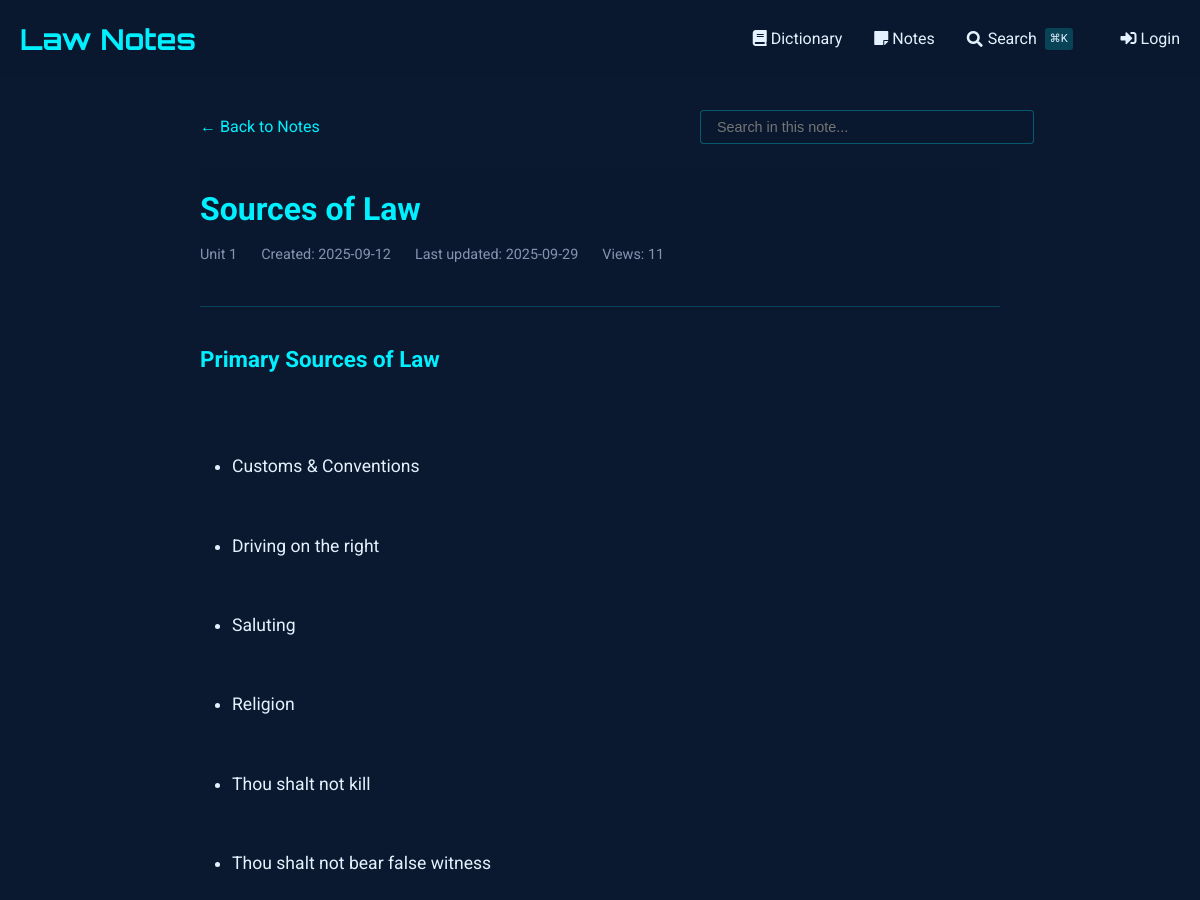
/notes/view/2 (upper part), run on an earlier commit of the app's database.
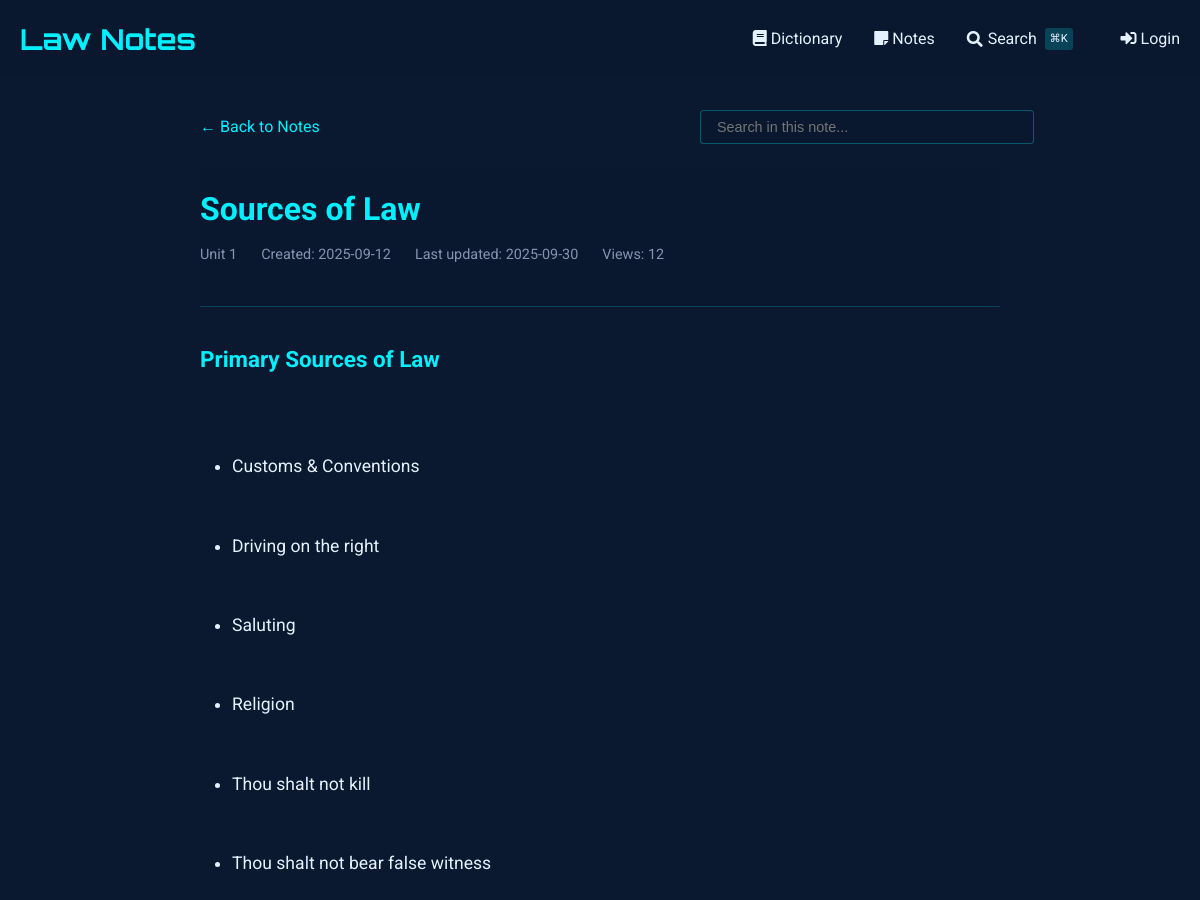
And on a later commit of the database.
### tables this page shows
CREATE TABLE notes (
    id INTEGER PRIMARY KEY AUTOINCREMENT,
    title TEXT NOT NULL,                -- short title for the note
    content TEXT NOT NULL,              -- the full note text
    unit_number INTEGER,                -- optional: to group with course units
    tags TEXT,                          -- comma-separated or JSON for filtering/search
    related_entries TEXT,               -- store glossary ids (e.g., "1,4,5") for cross-linking
    created_at TIMESTAMP DEFAULT CURRENT_TIMESTAMP,
    last_updated TIMESTAMP DEFAULT CURRENT_TIMESTAMP,
    views INTEGER DEFAULT 0,            -- track popularity
    is_favorite BOOLEAN DEFAULT 0,      -- quick flag for starred notes
    comments TEXT                       -- optional: your own thoughts or annotations
, has_worksheet BOOLEAN DEFAULT 0);

### notes_routes.py (the view, shortened to what this page needs)
@notes_bp.route('/view/<int:note_id>')
def view_note(note_id):
    db = SQL("sqlite:///notes.db")
    note = db.execute("""
        SELECT *,
               strftime('%Y-%m-%d', created_at) as created_date,
               strftime('%Y-%m-%d', last_updated) as last_updated
        FROM notes
        WHERE id = :id
    """, id=note_id)
    if not note:
        abort(404)
    note = note[0]
    db.execute("""
        UPDATE notes
        SET views = COALESCE(views, 0) + 1
        WHERE id = :id
    """, id=note_id)
    content = note['content']
    content = re.sub(r'^# (.*?)$', r'<h1>\1</h1>', content, flags=re.MULTILINE)
    content = re.sub(r'^## (.*?)$', r'<h2>\1</h2>', content, flags=re.MULTILINE)
    content = re.sub(r'^### (.*?)$', r'<h3>\1</h3>', content, flags=re.MULTILINE)
    content = re.sub(r'\*\*(.*?)\*\*', r'<strong>\1</strong>', content)
    content = re.sub(r'\*(.*?)\*', r'<em>\1</em>', content)
    content = re.sub(r'^\s*[-*] (.*?)$', r'<li>\1</li>', content, flags=re.MULTILINE)
    content = re.sub(r'(<li>.*</li>)', r'<ul>\1</ul>', content, flags=re.DOTALL)
    content = re.sub(r'^> (.*?)$', r'<blockquote>\1</blockquote>', content, flags=re.MULTILINE)
    content = content.replace('\n', '<br>')
    content = re.sub(
        r'<aside>\s*💡\s*(.*?)\s*</aside>',
        r'<div class="callout"><div class="callout-emoji">💡</div><div class="callout-content">\1</div></div>',
        content,
        flags=re.DOTALL
    )
    sections = re.split(r'(<h[1-3]>.*?</h[1-3]>)', content)
    processed_sections = []
    for i, section in enumerate(sections):
        if section.startswith('<h'):
            processed_sections.append(section)
        elif section.strip():
            if not any(tag in section for tag in ['<p>', '<ul>', '<ol>', '<blockquote>', '<div class="callout">']):
                section = f'<p>{section}</p>'
            processed_sections.append(section)
    processed_content = '\n'.join(processed_sections)
    related_entries = []
    worksheet_images = []
    if note.get('has_worksheet'):
        worksheet_images = get_worksheet_images(note_id)
    return render_template('notes/view.html',
                         note=note,
                         content=processed_content,
                         related_entries=related_entries,
                         worksheet_images=worksheet_images)

### sql.py (called while the page is built, shortened)
def _enable_logging(f):
    import logging
    import functools
    import os
    @functools.wraps(f)
    def decorator(*args, **kwargs):
        try:
            import flask
        except ModuleNotFoundError:
            return f(*args, **kwargs)
        disabled = logging.getLogger("cs50").disabled
        if flask.current_app and os.getenv("FLASK_ENV") == "development":
            logging.getLogger("cs50").disabled = False
        try:
            return f(*args, **kwargs)
        finally:
            logging.getLogger("cs50").disabled = disabled
    return decorator

def _parse_placeholder(token):
    import re
    import sqlparse
    if (
        not isinstance(token, sqlparse.sql.Token)
        or token.ttype != sqlparse.tokens.Name.Placeholder
    ):
        raise TypeError()
    if token.value == "?":
        return "qmark", None
    matches = re.search(r"^:([1-9]\d*)$", token.value)
    if matches:
        return "numeric", int(matches.group(1)) - 1
    matches = re.search(r"^:([a-zA-Z]\w*)$", token.value)
    if matches:
        return "named", matches.group(1)

    def __del__(self):
        self._disconnect()

    def _name(self):
        return str(hash(self))

### templates/notes/view.html (shortened to what this page needs)
{% extends "notes/base.html" %}
{% block content %}
<div class="container" style="max-width: 800px; margin: 0 auto;">
    <div style="margin-bottom: 1.5rem; display: flex; justify-content: space-between; align-items: center; flex-wrap: wrap; gap: 1rem;">
        <a href="{{ url_for('notes.index') }}" style="color: var(--primary); text-decoration: none; display: inline-flex; align-items: center;">
            ← Back to Notes
        </a>
        <div class="search-container" style="position: relative; max-width: 300px; width: 100%;">
            <input type="text" id="noteSearch" placeholder="Search in this note..."
                   style="width: 100%; padding: 0.5rem 1rem; background: rgba(10, 25, 47, 0.7);
                          border: 1px solid rgba(0, 240, 255, 0.3); border-radius: 4px;
                          color: #e6f1ff; font-size: 0.9rem;">
        </div>
    </div>
    <article class="note">
        <header class="note-header">
            <h1 class="note-title">
                {{ note.title }}
            </h1>
            <div class="note-meta">
                {% if note.unit_number %}
                <span>Unit {{ note.unit_number }}</span>
                {% endif %}
                <span>Created: {{ note.created_date }}</span>
                <span>Last updated: {{ note.last_updated }}</span>
                <span>Views: {{ note.views or 0 }}</span>
            </div>
        </header>
        <div class="note-content">
            {{ content|safe }}
        </div>
    </article>
</div>
{% endblock %}

What changed in the data, as far as the page shows it:
changed notes "Sources of Law": views "11" → "12"
Also different on the page:
{{ note.last_updated }}: "2025-09-29" → "2025-09-30"
